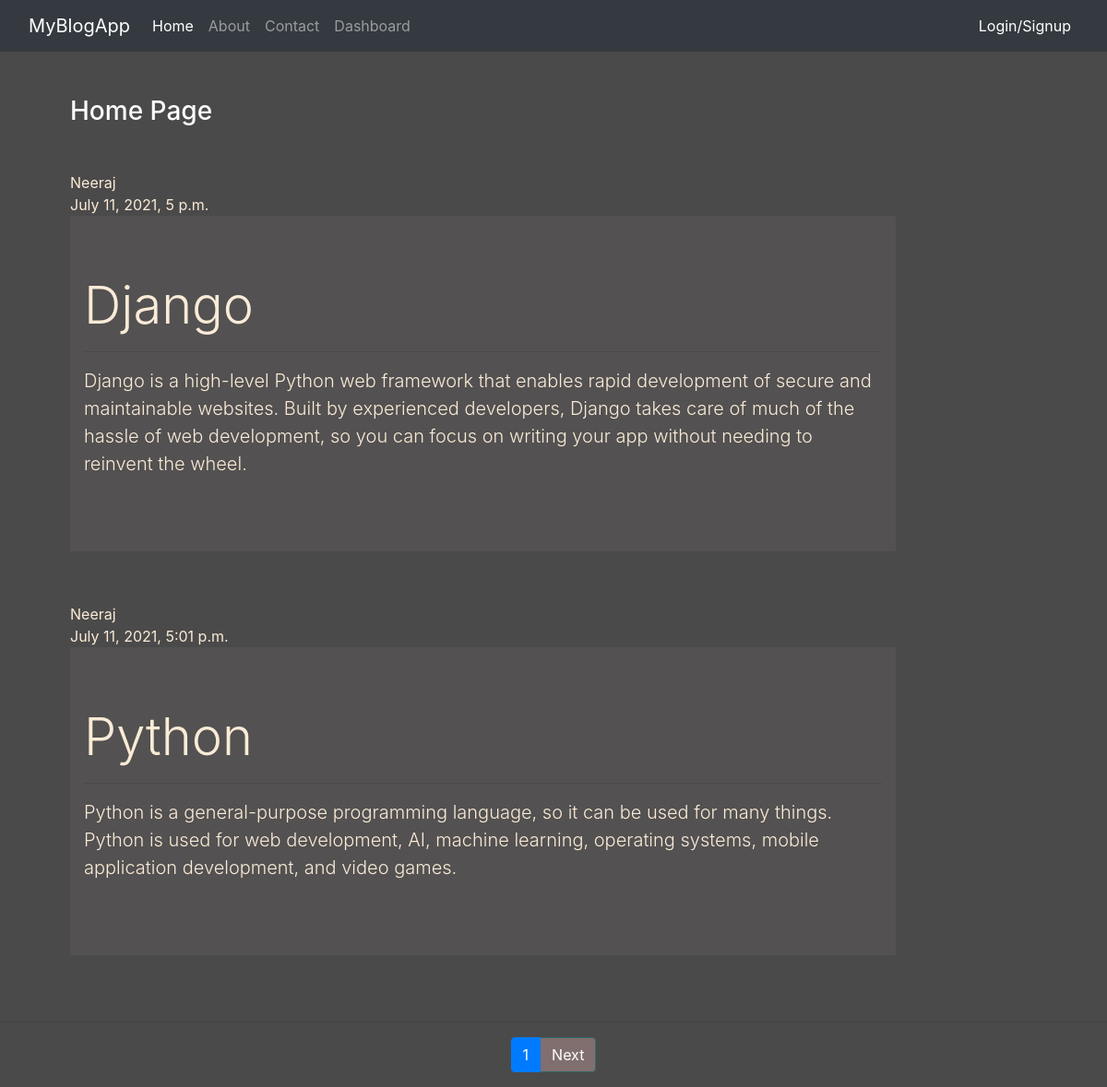
The page / on the database its author committed.
### app/models.py (models this page shows, shortened)
class Blog(models.Model):
    title = models.CharField(max_length=50)
    slug = models.SlugField(max_length=50, null=None, unique=True)
    desc = models.TextField()
    date = models.DateTimeField(default=datetime.today)
    creator = models.CharField(max_length=50)

### app/views.py (the view)
# urls.py: 2. Add a URL to urlpatterns:  path('', views.home, name='home')
def home(request):
    a = request.user.groups.all()
    print("~~~~~~~~~~~~~~~~~~~~~~~~",a)
    blog = Blog.objects.all().order_by('id')
    paginator = Paginator(blog, 2)
    page_num = request.GET.get('page')
    page_obj = paginator.get_page(page_num)
    return render(request, 'app/home.html', {'blogs':page_obj})

### app/templates/app/home.html (shortened to what this page needs)
{% extends 'app/base.html' %}
{% load static %}
{% block content %}
<div class="col-sm-10">
    <h3 class="text-white my-5">Home Page</h3>
    {% for blog in blogs %}
    <div>{{blog.creator|capfirst}}</div>
    <div>{{blog.date}}</div>
    <div class="jumbotron jumbotron-fluid jumbo-color">
        <div class="container">
            <h1 class="display-4">{{blog.title}}</h1>
            <hr>
            <p class="lead">{{blog.desc}}</p>
        </div>
    </div>
    <br>
    {% endfor %}
</div>
{% endblock content %}
{% block page %}
<hr>
{% include 'app/pagination.html' %}
{% endblock page %}

### app/templates/app/base.html (shortened to what this page needs)
<!DOCTYPE html>
{% load static %}
<html lang="en">
<head>
    <link rel="stylesheet" href="{% static 'app/css/bootstrap.css' %}">
    <link rel="stylesheet" href="{% static 'app/css/style.css' %}">
</head>
<body>
    <div class="container-fluid bg-dark">
        {% include 'app/navbar.html' %}
    </div>
    <div class="row">
        <div class="container">
            {% block content %}
            {% endblock content %}
        </div>
    </div>
    {% block page %}
    {% endblock page %}
</body>
</html>

### app/templates/app/navbar.html (shortened to what this page needs)
<nav class="navbar navbar-expand-lg navbar-dark bg-dark">
  <a class="navbar-brand" href="{% url 'home' %}">MyBlogApp</a>
  <div class="collapse navbar-collapse" id="navbarNavAltMarkup">
    <div class="collapse navbar-collapse" id="navbarNavAltMarkup">
      <div class="navbar-nav">
        <a class="nav-link active" aria-current="page" href="{% url 'home' %}">Home</a>
        <a class="nav-link " href="{% url 'about' %}">About</a>
        <a class="nav-link" href="{% url 'contact' %}">Contact</a>
        <a class="nav-link" href="{% url 'dashboard' %}">Dashboard</a>
      </div>
    </div>
    <div class="navbar-nav">
      <div class="nav-item dropdown">
        {% if request.user.is_authenticated %}
          {% if user is request.user %}
          <a class="nav-link dropdown-toggle" href="{% url 'home' %}" id="navbarDropdown" role="button" data-toggle="dropdown" aria-haspopup="true" aria-expanded="false">
            {{user|capfirst}}
          </a>
          {% endif %}
        {% else %}
          <a class="nav-link active" href="{% url 'userlogin' %}">Login/Signup</a>
        {% endif %}
      </div>
    </div>
  </div>
</nav>

### app/templates/app/pagination.html (shortened to what this page needs)
<nav aria-label="...">
    <ul class="pagination justify-content-center">
        {% if blogs.number%}
            <li class="page-item active"><a class="page-link" href="?page={{blogs.number}}">{{blogs.number}}</a></li>
        {% endif %}
        <li class="page-item">
        {% if blogs.has_next %}
            <li class="page-item"><a class="page-link" href="?page={{blogs.next_page_number}}">Next</a></li>
        {% endif %}
      </li>
    </ul>
  </nav>

### app/static/app/css/style.css (style rules this page uses)
body { background-color: rgb(75, 74, 74); color: antiquewhite; }
.jumbo-color { background-color: rgb(83, 81, 81); }
.page-link { color: #ffffff; background-color: rgb(129, 111, 111); border: 1px solid #346767; }

### rows shown on the page
Blog: creator "Neeraj", date "July 11, 2021, 5 p.m.", title "Django", desc "Django is a high-level Python web framework that enables rapid development of secure and maintainable websites. Built by experienced developers, Django takes care of much of the hassle of web development, so you can focus on writing your app without needing to reinvent the wheel."
Blog: creator "Neeraj", date "July 11, 2021, 5:01 p.m.", title "Python", desc "Python is a general-purpose programming language, so it can be used for many things. Python is used for web development, AI, machine learning, operating systems, mobile application development, and video games."

### other values the page prints
{{ blogs.number }} "1"
